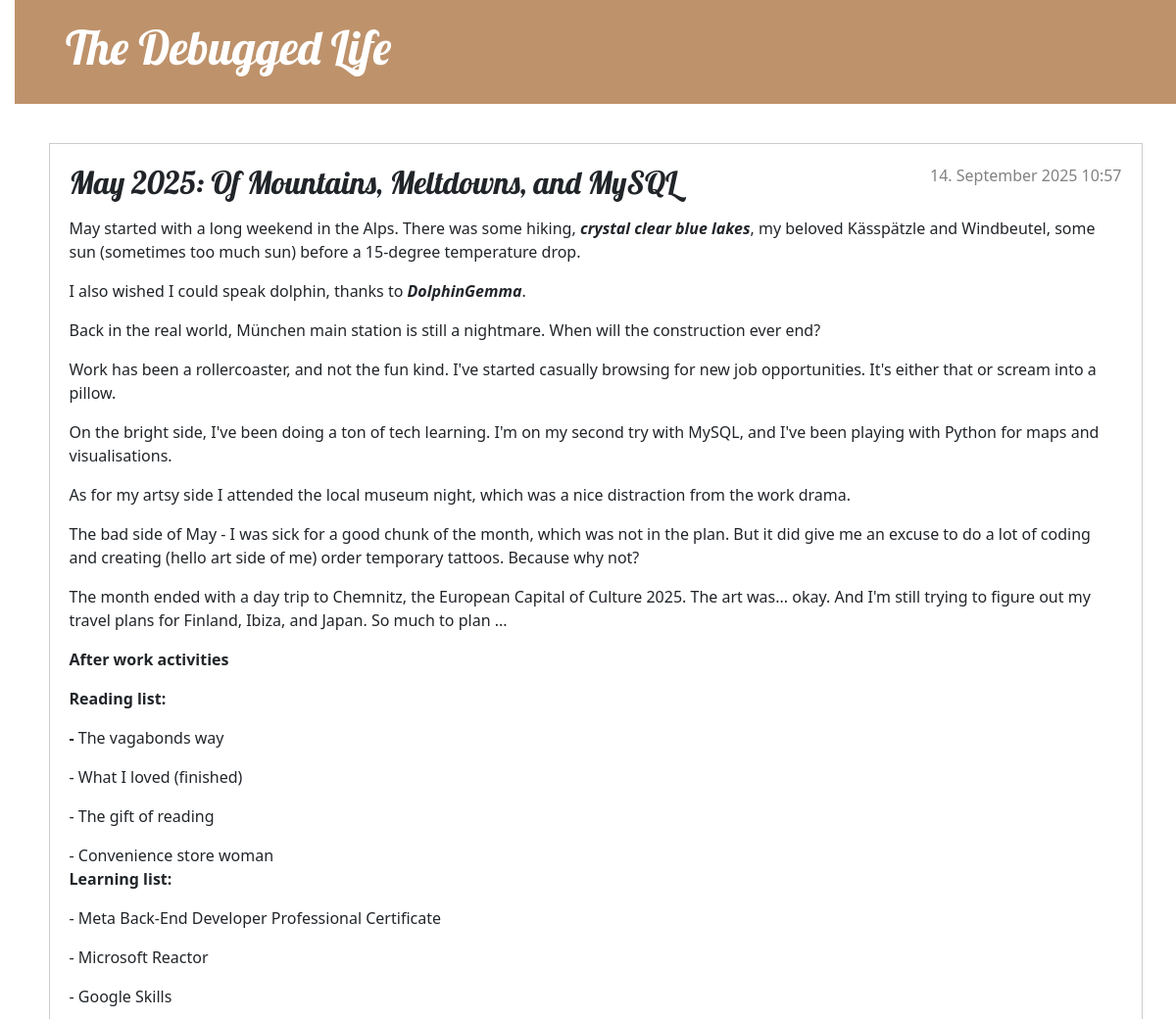
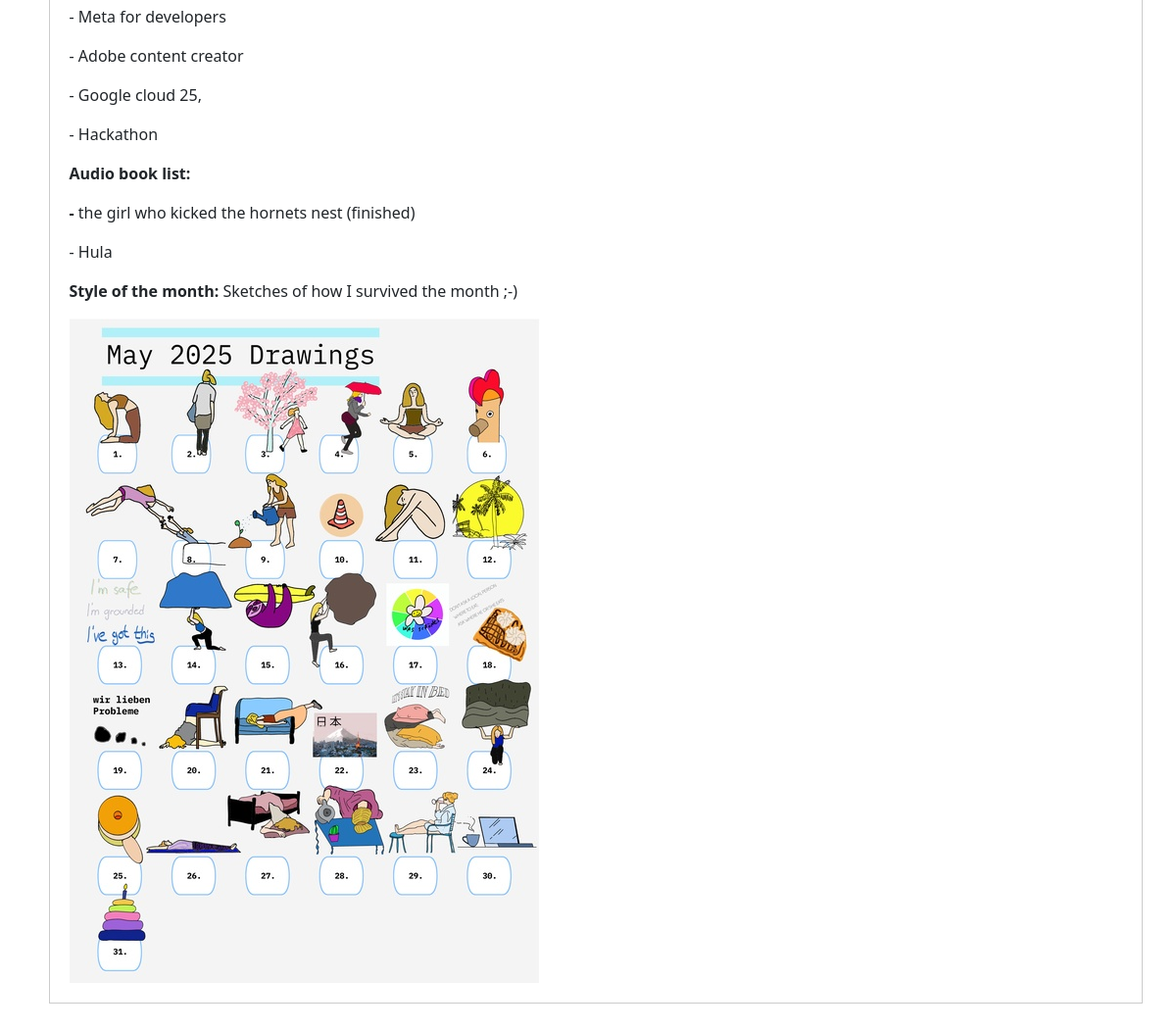
The app's page /post/18/ with its own data (2 pictures, top to bottom).
### blog/models.py (models this page shows, shortened)
class Post(models.Model):
    author = models.ForeignKey(settings.AUTH_USER_MODEL, on_delete=models.CASCADE)
    title = models.CharField(max_length=200)
    text = RichTextField()
    image = models.ImageField(upload_to='images/', blank=True, null=True)
    created_date = models.DateTimeField(default=timezone.now)
    published_date = models.DateTimeField(blank=True, null=True)

### blog/views.py (the view)
# urls.py: path('post/<int:pk>/', views.post_detail, name='post_detail'),
def post_detail(request, pk):
    post = get_object_or_404(Post, pk=pk)
    return render(request, 'blog/post_detail.html', {'post': post})

### blog/templates/blog/post_detail.html (shortened to what this page needs)
{% extends 'blog/base.html' %}
{% block content %}
    <article class="post">
        {% if post.published_date %}
            <time class="date">
                {{ post.published_date }}
            </time>
        {% endif %}
        <h2>{{ post.title }}</h2>
        <p>{{ post.text|safe }}</p>
        {% if post.image %}
            <img src="{{ post.image.url }}" alt="{{ post.title }}">
        {% endif %}
    </article>
{% endblock %}

### blog/static/css/blog.css (style rules this page uses)
body { padding-left: 15px; }
h1, h2, h3, h4 { font-family: 'Lobster', cursive; }
.date { color: #828282; }
.post { margin-bottom: 70px; border: 1px solid #ccc; padding: 20px; overflow: auto; }
.post > .date, .post > .actions { float: right; }

### records on screen
Post: published_date "14. September 2025 10:57", title "May 2025: Of Mountains, Meltdowns, and MySQL", text "May started with a long weekend in the Alps. There was some hiking, crystal clear blue lakes , my beloved Kässpätzle and Windbeutel, some sun (sometimes too much sun) before a 15-degree temperature drop. I also wished I could speak dolphin, thanks to DolphinGemma . Back in the real world, München main station is still a nightmare. When will the construction ever end? Work has been a rollercoaster, and not the fun kind. I've started casually browsing for new job opportunities. It's either that or scream into a pillow. On the bright side, I've been doing a ton of tech learning. I'm on my second try with MySQL, and I've been playing with Python for maps and visualisations. As for my artsy side…", image (picture)
